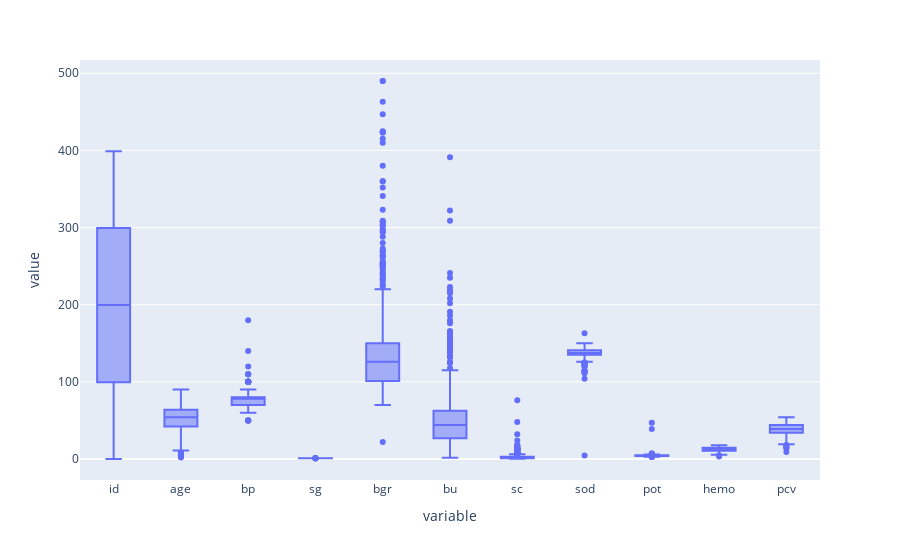

Here is the notebook cell this chart was saved with:
### Code cell
import plotly.express as px
f1=px.box(f.loc[:,l1[:-2]],y=l1[:-2])
f1.show()

### Figure 1 — Plotly figure (JSON) as saved in the notebook; plotly's stock layout.template omitted (floating-point values rounded to 4 significant figures; data arrays with more than 128 entries replaced by an {"elided": "..."} marker saying what was removed)
{"data": [{"alignmentgroup": "True", "hovertemplate": "variable=%{x}<br>value=%{y}<extra></extra>", "legendgroup": "", "marker": {"color": "#636efa"}, "name": "", "notched": false, "offsetgroup": "", "orientation": "v", "showlegend": false, "type": "box", "x": {"elided": "4400 str values"}, "x0": " ", "xaxis": "x", "y": {"elided": "4400 float values"}, "y0": " ", "yaxis": "y"}], "layout": {"boxmode": "group", "legend": {"tracegroupgap": 0}, "margin": {"t": 60}, "xaxis": {"anchor": "y", "domain": [0, 1], "title": {"text": "variable"}}, "yaxis": {"anchor": "x", "domain": [0, 1], "title": {"text": "value"}}}}
